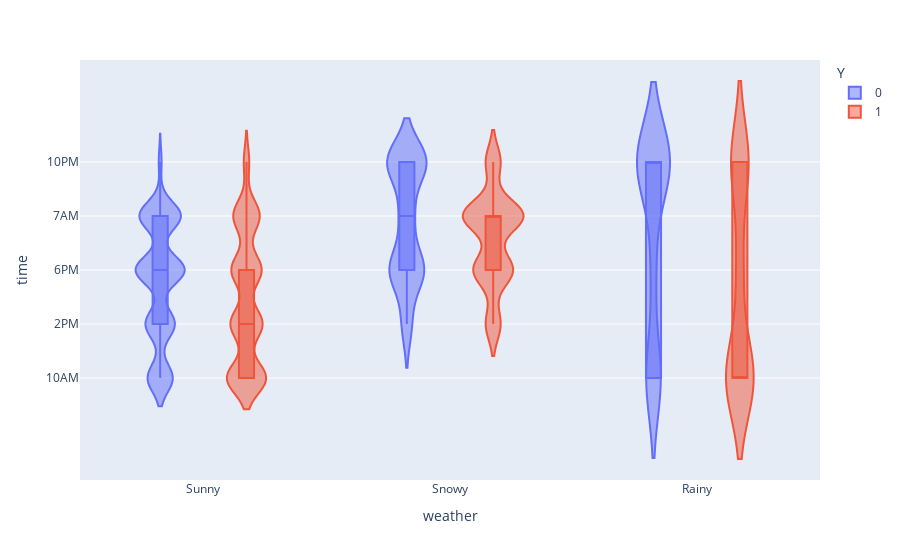

This figure's notebook cell:
### Markdown cell above
###### plotting time of day by weather highlights some interesting trends. On sunny days, coupons were distributed even throught the day before 10PM. On rainy days, coupons were mostly at 10AM or 10 PM and on snowy days, there were limited coupons between 10 AM and 6PM. 

Next let's replot looking at use, Y=1 is accepted and Y=0 is not accepted

### Code cell
fig = px.violin(barista, y="time", x="weather", color="Y", box=True,
          hover_data=barista.columns)
fig.show()

### Figure 1 — Plotly figure (JSON) as saved in the notebook; plotly's stock layout.template omitted (floating-point values rounded to 4 significant figures; data arrays with more than 128 entries replaced by an {"elided": "..."} marker saying what was removed)
{"data": [{"alignmentgroup": "True", "box": {"visible": true}, "customdata": {"elided": "2001x23 mixed values"}, "hovertemplate": "Y=%{customdata[22]}<br>weather=%{x}<br>time=%{y}<br>destination=%{customdata[0]}<br>passanger=%{customdata[1]}<br>temperature=%{customdata[2]}<br>coupon=%{customdata[3]}<br>expiration=%{customdata[4]}<br>gender=%{customdata[5]}<br>age=%{customdata[6]}<br>maritalStatus=%{customdata[7]}<br>has_children=%{customdata[8]}<br>education=%{customdata[9]}<br>occupation=%{customdata[10]}<br>income=%{customdata[11]}<br>Bar=%{customdata[12]}<br>CoffeeHouse=%{customdata[13]}<br>CarryAway=%{customdata[14]}<br>RestaurantLessThan20=%{customdata[15]}<br>Restaurant20To50=%{customdata[16]}<br>toCoupon_GEQ5min=%{customdata[17]}<br>toCoupon_GEQ15min=%{customdata[18]}<br>toCoupon_GEQ25min=%{customdata[19]}<br>direction_same=%{customdata[20]}<br>direction_opp=%{customdata[21]}<extra></extra>", "legendgroup": "0", "marker": {"color": "#636efa"}, "name": "0", "offsetgroup": "0", "orientation": "v", "scalegroup": "True", "showlegend": true, "type": "violin", "x": {"elided": "2001 str values"}, "x0": " ", "xaxis": "x", "y": {"elided": "2001 str values"}, "y0": " ", "yaxis": "y"}, {"alignmentgroup": "True", "box": {"visible": true}, "customdata": {"elided": "1995x23 mixed values"}, "hovertemplate": "Y=%{customdata[22]}<br>weather=%{x}<br>time=%{y}<br>destination=%{customdata[0]}<br>passanger=%{customdata[1]}<br>temperature=%{customdata[2]}<br>coupon=%{customdata[3]}<br>expiration=%{customdata[4]}<br>gender=%{customdata[5]}<br>age=%{customdata[6]}<br>maritalStatus=%{customdata[7]}<br>has_children=%{customdata[8]}<br>education=%{customdata[9]}<br>occupation=%{customdata[10]}<br>income=%{customdata[11]}<br>Bar=%{customdata[12]}<br>CoffeeHouse=%{customdata[13]}<br>CarryAway=%{customdata[14]}<br>RestaurantLessThan20=%{customdata[15]}<br>Restaurant20To50=%{customdata[16]}<br>toCoupon_GEQ5min=%{customdata[17]}<br>toCoupon_GEQ15min=%{customdata[18]}<br>toCoupon_GEQ25min=%{customdata[19]}<br>direction_same=%{customdata[20]}<br>direction_opp=%{customdata[21]}<extra></extra>", "legendgroup": "1", "marker": {"color": "#EF553B"}, "name": "1", "offsetgroup": "1", "orientation": "v", "scalegroup": "True", "showlegend": true, "type": "violin", "x": {"elided": "1995 str values"}, "x0": " ", "xaxis": "x", "y": {"elided": "1995 str values"}, "y0": " ", "yaxis": "y"}], "layout": {"legend": {"title": {"text": "Y"}, "tracegroupgap": 0}, "margin": {"t": 60}, "violinmode": "group", "xaxis": {"anchor": "y", "domain": [0, 1], "title": {"text": "weather"}}, "yaxis": {"anchor": "x", "domain": [0, 1], "title": {"text": "time"}}}}
